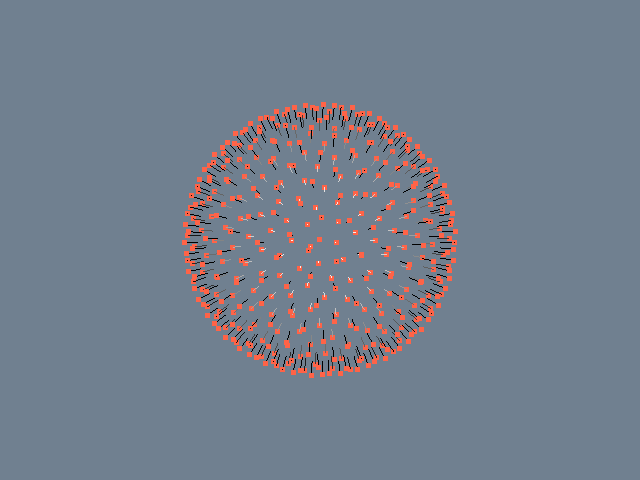

This figure's Python source:
#!/usr/bin/env python

# Estimate normals for a point cloud using vtkPCANormalEstimation and
# display the normals as hedgehog glyphs on a sphere point cloud.

import math

# Factory overrides: importing these modules registers the OpenGL rendering
# and interaction style implementations for vtkRenderingCore factory classes.
import vtkmodules.vtkInteractionStyle  # noqa: F401
import vtkmodules.vtkRenderingOpenGL2  # noqa: F401
# VTK pipeline classes used in this example
from vtkmodules.vtkCommonCore import vtkPoints
from vtkmodules.vtkCommonDataModel import (
    vtkCellArray,
    vtkPolyData,
)
from vtkmodules.vtkFiltersCore import vtkHedgeHog
from vtkmodules.vtkFiltersPoints import vtkPCANormalEstimation
from vtkmodules.vtkRenderingCore import (
    vtkActor,
    vtkPolyDataMapper,
    vtkRenderWindow,
    vtkRenderWindowInteractor,
    vtkRenderer,
)

# Colors (normalized RGB)
tomato_rgb = (1.000, 0.388, 0.278)
white_rgb = (1.000, 1.000, 1.000)
slate_gray_background_rgb = (0.439, 0.502, 0.565)

# Source: create a point cloud on a sphere
points = vtkPoints()
vertices = vtkCellArray()
for i in range(400):
    phi = math.acos(1.0 - 2.0 * (i / 400.0))
    theta = math.pi * (1.0 + 5.0**0.5) * i
    x = math.sin(phi) * math.cos(theta)
    y = math.sin(phi) * math.sin(theta)
    z = math.cos(phi)
    pid = points.InsertNextPoint(x, y, z)
    vertices.InsertNextCell(1, [pid])

cloud = vtkPolyData()
cloud.SetPoints(points)
cloud.SetVerts(vertices)

# Filter: estimate normals using PCA
normals = vtkPCANormalEstimation()
normals.SetInputData(cloud)
normals.SetSampleSize(20)
normals.SetNormalOrientationToGraphTraversal()
normals.FlipNormalsOn()

# Hedgehog: display normals as short lines from each point
hedgehog = vtkHedgeHog()
hedgehog.SetInputConnection(normals.GetOutputPort())
hedgehog.SetVectorModeToUseNormal()
hedgehog.SetScaleFactor(0.1)

hedgehog_mapper = vtkPolyDataMapper()
hedgehog_mapper.SetInputConnection(hedgehog.GetOutputPort())

hedgehog_actor = vtkActor()
hedgehog_actor.SetMapper(hedgehog_mapper)
hedgehog_actor.GetProperty().SetColor(white_rgb)

# Points: render the original cloud
cloud_mapper = vtkPolyDataMapper()
cloud_mapper.SetInputData(cloud)

cloud_actor = vtkActor()
cloud_actor.SetMapper(cloud_mapper)
cloud_actor.GetProperty().SetColor(tomato_rgb)
cloud_actor.GetProperty().SetPointSize(5)

# Renderer: assemble the scene and configure the camera
renderer = vtkRenderer()
renderer.AddActor(cloud_actor)
renderer.AddActor(hedgehog_actor)
renderer.SetBackground(slate_gray_background_rgb)

# Window: display the rendered scene
render_window = vtkRenderWindow()
render_window.AddRenderer(renderer)
render_window.SetWindowName("pca normal estimation")
render_window.SetMultiSamples(0)
render_window.SetSize(640, 480)

# Scene: configure the camera
renderer.ResetCamera()

# Interactor: handle mouse and keyboard events
render_window_interactor = vtkRenderWindowInteractor()
render_window_interactor.SetRenderWindow(render_window)

# Launch the interactive visualization
render_window_interactor.Initialize()
render_window_interactor.Start()
